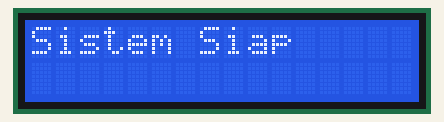
Bench run of a sketch on a simulated Arduino Uno, built with avr-gcc and run on an emulated ATmega328P. Shown: 16×2 character LCD. The local clock reads 2024-03-15 10:24:30 at power-on unless the sketch sets it; the audio player accepts every command and is not drawn; what the sketch prints to the serial monitor is not drawn.

Above: at 0.2 s.
At 2.2 s:
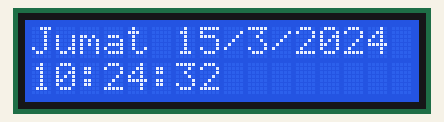
At 10.4 s:
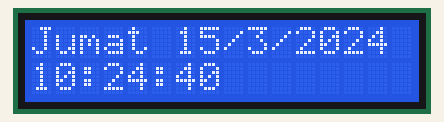
At 19.7 s:
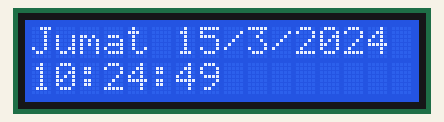
At 28.9 s:
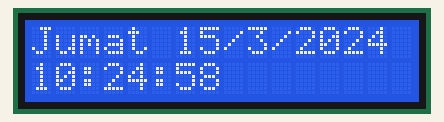
At 38.2 s:
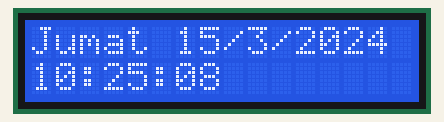

Measured:
- what the display in image 0 shows lasts 2.0 s, from 0.1 s to 2.1 s
- what the display in image 1 shows lasts 1.1 s, from 2.1 s to 3.2 s

The sketch:

prayer.ino
```cpp
#include <Wire.h>
#include <Time.h>
#include <TimeLib.h>
#include <DS1307RTC.h>
#include <SoftwareSerial.h>
#include <DFPlayer_Mini_Mp3.h>
#include <RTClib.h>
#include <LiquidCrystal_I2C.h>

LiquidCrystal_I2C lcd(0x27, 16, 2); // Inisialisasi LCD dengan alamat I2C 0x27, lebar 16 karakter, 2 baris
SoftwareSerial mySerial(2, 3);
RTC_DS1307 rtc;

char namaHari[7][12] = {"Minggu", "Senin", "Selasa", "Rabu", "Kamis", "Jumat", "Sabtu"};
char teksBerjalan[] = "POLTEKKES";

void setup()
{
  Serial.begin(9600);

  // Inisialisasi LCD
  lcd.init();        // Menggunakan lcd.init() sebagai pengganti lcd.begin()
  lcd.backlight();
  lcd.clear();
  lcd.setCursor(0, 0);
  lcd.print("Inisialisasi...");

  if (!rtc.begin()) {
    Serial.println("RTC TIDAK TERBACA");
    lcd.setCursor(0, 1);
    lcd.print("RTC TIDAK TERBACA");
    while (1);
  }

  if (!rtc.isrunning()) {
    Serial.println("RTC is NOT running!");
    lcd.setCursor(0, 1);
    lcd.print("RTC NOT running!");
    rtc.adjust(DateTime(F(__DATE__), F(__TIME__)));
  }

  mySerial.begin(9600);
  mp3_set_serial(mySerial);
  delay(10);
  mp3_set_volume(50);
  delay(10);


  lcd.clear();
  lcd.setCursor(0, 0);
  lcd.print("Sistem Siap");
  delay(2000); // Memberikan waktu untuk membaca pesan di LCD
  lcd.clear();
}

void loop() {
  DateTime now = rtc.now();

  // Display date and time
  lcd.setCursor(0, 0);
  lcd.print(String(namaHari[now.dayOfTheWeek()]) + " " + String(now.day()) + "/" + String(now.month()) + "/" + String(now.year()));

  lcd.setCursor(0, 1);
  lcd.print(String(now.hour()) + ":" + (now.minute() < 10 ? "0" : "") + String(now.minute()) + ":" + (now.second() < 10 ? "0" : "") + String(now.second()));


  // Debug output
  Serial.print("Current Time: ");
  Serial.print(namaHari[now.dayOfTheWeek()]);
  Serial.print(',');
  Serial.print(now.day(), DEC);
  Serial.print('/');
  Serial.print(now.month(), DEC);
  Serial.print('/');
  Serial.print(now.year(), DEC);
  Serial.print(" ");
  Serial.print(now.hour(), DEC);
  Serial.print(':');
  Serial.print(now.minute(), DEC);
  Serial.print(':');
  Serial.print(now.second(), DEC);
  Serial.println();

  // Alarm Schedule Display
  if ((now.hour() == 06 && now.minute() == 30 ) ||  // Morning Prayer
      (now.hour() == 21 && now.minute() == 30))  // Noon Prayer
  {
    Serial.println("Triggering audio playback...");
    lcd.clear();
    mp3_play();
    int panjangTeks = strlen(teksBerjalan);
    unsigned long waktuMulai = millis();
    while (millis() - waktuMulai < 120000) { // 90 detik
      for (int i = 0; i < panjangTeks + 16; i++) {
        lcd.setCursor(0, 0);
        for (int j = 0; j < 16; j++) {
          if (i + j < panjangTeks) {
            lcd.print(teksBerjalan[i + j]);
          } else {
            lcd.print(" ");
          }
        }
        delay(50);
      }
    }
    lcd.clear();
  }

  delay(1000); // 1-second delay for the loop
}
```
